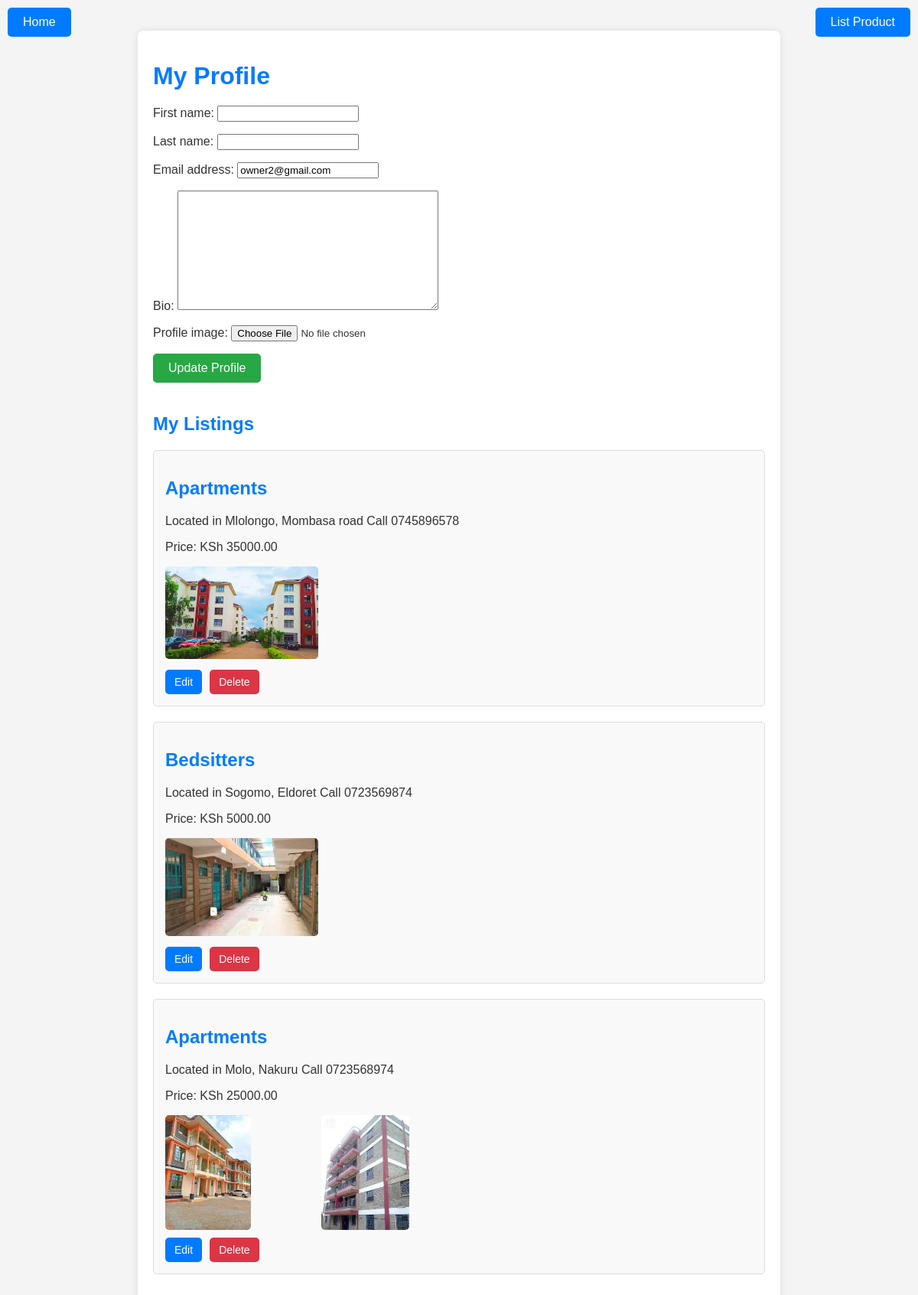
Screenshot of /profile/ (signed in) with the database file from the repository.
### listings/models.py (models this page shows, shortened)
class Profile(models.Model):
    user = models.OneToOneField(User, on_delete=models.CASCADE)
    bio = models.TextField(blank=True, null=True)
    profile_image = models.ImageField(upload_to='profile_images/', blank=True, null=True)

class Product(models.Model):
    CATEGORY_CHOICES = [
        ('all', 'All'),
        ('for_rent', 'For Rent'),
        ('for_sale', 'For Sale'),
    ]
    owner = models.ForeignKey(User, on_delete=models.CASCADE, related_name='products')
    name = models.CharField(max_length=100, default='Default Product Name')
    price = models.DecimalField(max_digits=10, decimal_places=2, default=0.00)
    image = models.ImageField(upload_to='product_images/', blank=True, null=True)
    video = models.FileField(upload_to='product_videos/', blank=True, null=True)
    title = models.CharField(max_length=255)
    description = models.TextField()
    created_at = models.DateTimeField(auto_now_add=True)
    category = models.CharField(max_length=50, choices=CATEGORY_CHOICES, default='all')

class ProductImage(models.Model):
    product = models.ForeignKey(Product, related_name='images', on_delete=models.CASCADE)
    image = models.ImageField(upload_to='product_images/')

### listings/views.py (the view)
# urls.py: path('profile/', views.profile, name='profile'),
def profile(request):
    user = request.user
    if not hasattr(user, 'profile'):
        profile = Profile(user=user)
        profile.save()
    products = Product.objects.filter(owner=user)
    if request.method == 'POST':
        user_form = UserForm(request.POST, instance=user)
        profile_form = ProfileForm(request.POST, request.FILES, instance=user.profile)
        if user_form.is_valid() and profile_form.is_valid():
            user_form.save()
            profile_form.save()
            return redirect('profile')
    else:
        user_form = UserForm(instance=user)
        profile_form = ProfileForm(instance=user.profile)
    context = {
        'user_form': user_form,
        'profile_form': profile_form,
        'products': products
    }
    return render(request, 'profile.html', context)

### listings/forms.py
class UserForm(forms.ModelForm):
    class Meta:
        model = User
        fields = ['first_name', 'last_name', 'email']

class ProfileForm(forms.ModelForm):
    class Meta:
        model = Profile
        fields = ['bio', 'profile_image']

### listings/templates/profile.html (shortened to what this page needs)
<!DOCTYPE html>
<html lang="en">
<head>
</head>
<body>
    <a href="{% url 'home' %}" class="top-left-button">Home</a>
    <a href="{% url 'list_product' %}" class="top-right-button">List Product</a>
    <div class="profile-container">
        <h1>My Profile</h1>
        <form method="POST" enctype="multipart/form-data">
            {{ user_form.as_p }}
            {{ profile_form.as_p }}
            <button type="submit">Update Profile</button>
        </form>
        <h2>My Listings</h2>
        <ul class="product-list">
            {% for product in products %}
                <li>
                    <h2>{{ product.name }}</h2>
                    <p>{{ product.description }}</p>
                    <p>Price: KSh {{ product.price }}</p>
                    <div class="media-container">
                        {% for image in product.images.all %}
                            <div class="media-item">
                                <img src="{{ image.image.url }}" alt="{{ product.name }}">
                            </div>
                        {% endfor %}
                    </div>
                    <div class="actions">
                        <a href="{% url 'edit_product' product.id %}">Edit</a>
                        <a href="{% url 'delete_product' product.id %}" class="delete-button">Delete</a>
                    </div>
                </li>
            {% endfor %}
        </ul>
    </div>
</body>
</html>

### listings/templates/profile.html (style rules this page uses)
body { font-family: Arial, sans-serif; background-color: #f4f4f4; color: #333; margin: 0; padding: 20px; }
.profile-container { max-width: 800px; margin: 20px auto; background-color: #fff; padding: 20px; border-radius: 8px; box-shadow: 0 0 10px rgba(0, 0, 0, 0.1); }
h1, h2 { color: #007bff; text-align: left; margin-bottom: 20px; }
form { margin-bottom: 40px; }
form button { display: inline-block; padding: 10px 20px; color: #fff; background-color: #28a745; border: none; border-radius: 5px; cursor: pointer; font-size: 16px; }
.product-list { list-style-type: none; padding: 0; }
.product-list li { background-color: #f9f9f9; border: 1px solid #ddd; margin-bottom: 20px; padding: 15px; border-radius: 5px; transition: transform 0.2s, box-shadow 0.2s; }
.media-container { display: flex; gap: 10px; margin-bottom: 10px; }
.media-item { max-width: 200px; max-height: 150px; border-radius: 5px; }
.media-item img { max-width: 100%; max-height: 100%; object-fit: cover; border-radius: 5px; }
.actions { display: flex; gap: 10px; }
.actions a { display: inline-block; padding: 8px 12px; color: #fff; background-color: #007bff; border-radius: 5px; text-decoration: none; font-size: 14px; transition: background-color 0.2s; }
.actions .delete-button { background-color: #dc3545; }
.top-left-button { position: absolute; top: 10px; left: 10px; padding: 10px 20px; background-color: #007bff; color: white; border-radius: 5px; text-decoration: none; }
.top-right-button { position: absolute; top: 10px; right: 10px; padding: 10px 20px; background-color: #007bff; color: white; border-radius: 5px; text-decoration: none; }

### rows the page displays
Product: name "Apartments", description "Located in Mlolongo, Mombasa road Call 0745896578", price "35000.00"
ProductImage: image (picture)
Product: name "Bedsitters", description "Located in Sogomo, Eldoret Call 0723569874", price "5000.00"
ProductImage: image (picture)
Product: name "Apartments", description "Located in Molo, Nakuru Call 0723568974", price "25000.00"
ProductImage: image (picture)
ProductImage: image (picture)
